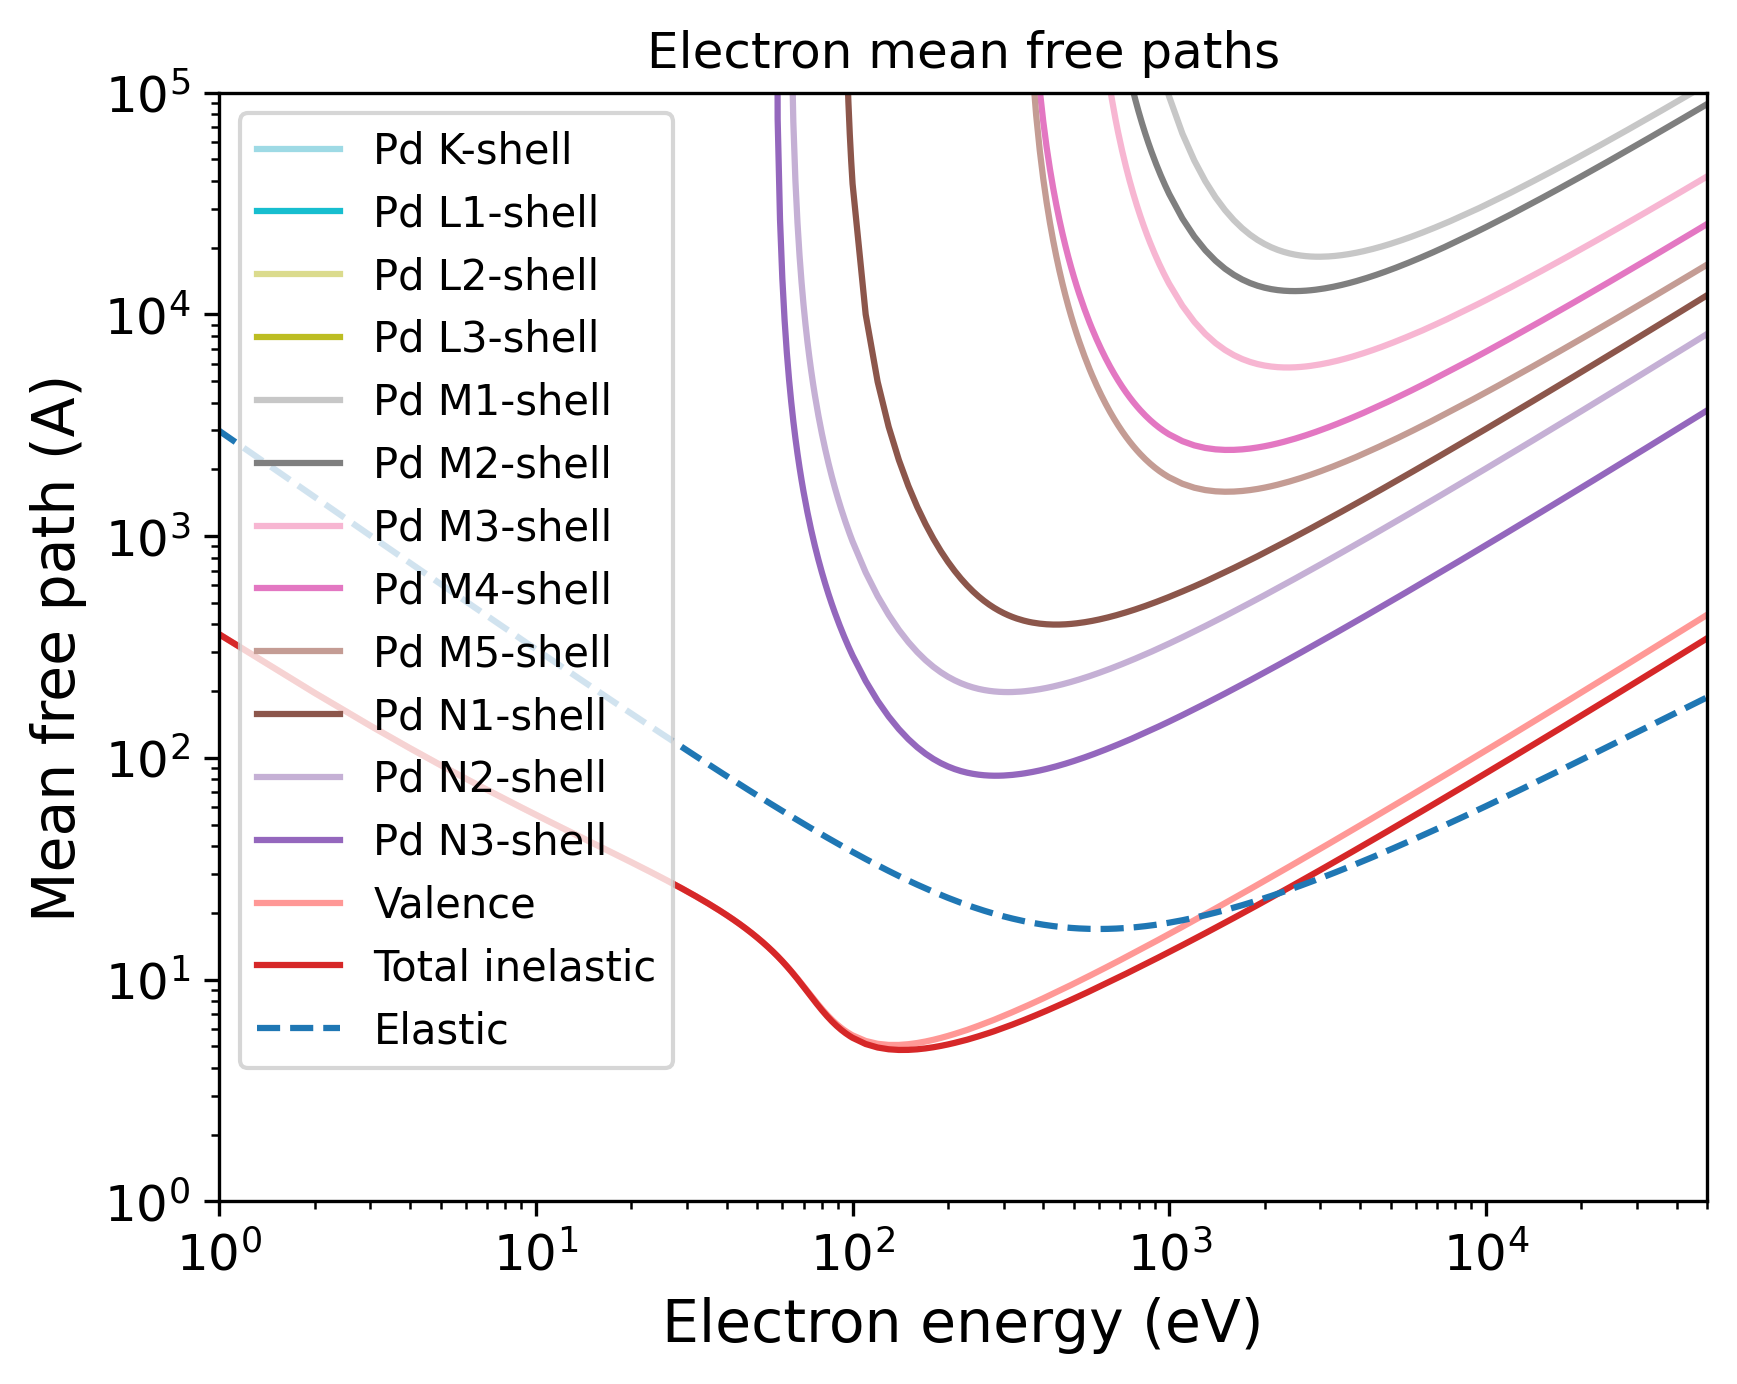

Write Python code to recreate this figure.
import pandas as pd
import numpy as np
import matplotlib.pyplot as plt
import matplotlib.cm as cm
# Set the format:
plt.xlabel("Electron energy (eV)", fontsize=14)
plt.ylabel("Mean free path (A)", fontsize=14)
plt.xticks(fontsize=12)
plt.yticks(fontsize=12)
plt.grid(False)
# Set the axes:
# Read the output file:
df = pd.read_csv(r"OUTPUT_Pd_Electron_IMFP.dat", sep=r'\s+', header=None, comment="#", skipinitialspace=True)
plt.xscale("log")
plt.yscale("log")
# Prepare the plot:
columns_to_plot = [ 1, 2, 3, 4, 5, 6, 7, 8, 9, 10, 11, 12, 13, 14]
labels = [ "Pd K-shell", "Pd L1-shell", "Pd L2-shell", "Pd L3-shell", "Pd M1-shell", "Pd M2-shell", "Pd M3-shell", "Pd M4-shell", "Pd M5-shell", "Pd N1-shell", "Pd N2-shell", "Pd N3-shell", "Valence", "Total inelastic"]
# Create N distinct colors from a colormap
N = len(columns_to_plot)
colors = plt.cm.tab20(np.linspace(1, 0, 20))
# Set line styles:
linestyles = [ "-", "-", "-", "-", "-", "-", "-", "-", "-", "-", "-", "-", "-", "-"]
for i, col in enumerate(columns_to_plot):
    color = colors[i % len(colors)]
    ls    = linestyles[i % len(linestyles)]
    label = labels[i % len(labels)]
    plt.plot(df.iloc[:, 0], df.iloc[:, col],
    color=color,
    label=label,
    linestyle=ls)
# Add a curve from the second file
df2 = pd.read_csv(r"OUTPUT_Pd_Electron_EMFP.dat", sep=r'\s+', header=None, comment="#", skipinitialspace=True)
columns_to_plot2 = [ 2]
labels2 = [ "Elastic"]
# Create second part of the plot:
for col, label in zip(columns_to_plot2, labels2):
    plt.plot(df2.iloc[:, 0], df2.iloc[:, col], label=label, linestyle="--")
plt.xlim(1.00000000,50000.00000000)
plt.ylim(1.00000000,100000.00000000)
plt.title("Electron mean free paths")
plt.legend(loc="best", fontsize=10)
# Save the plot in this format:
plt.savefig("OUTPUT_MFP_electron.png", dpi=300, bbox_inches="tight")
